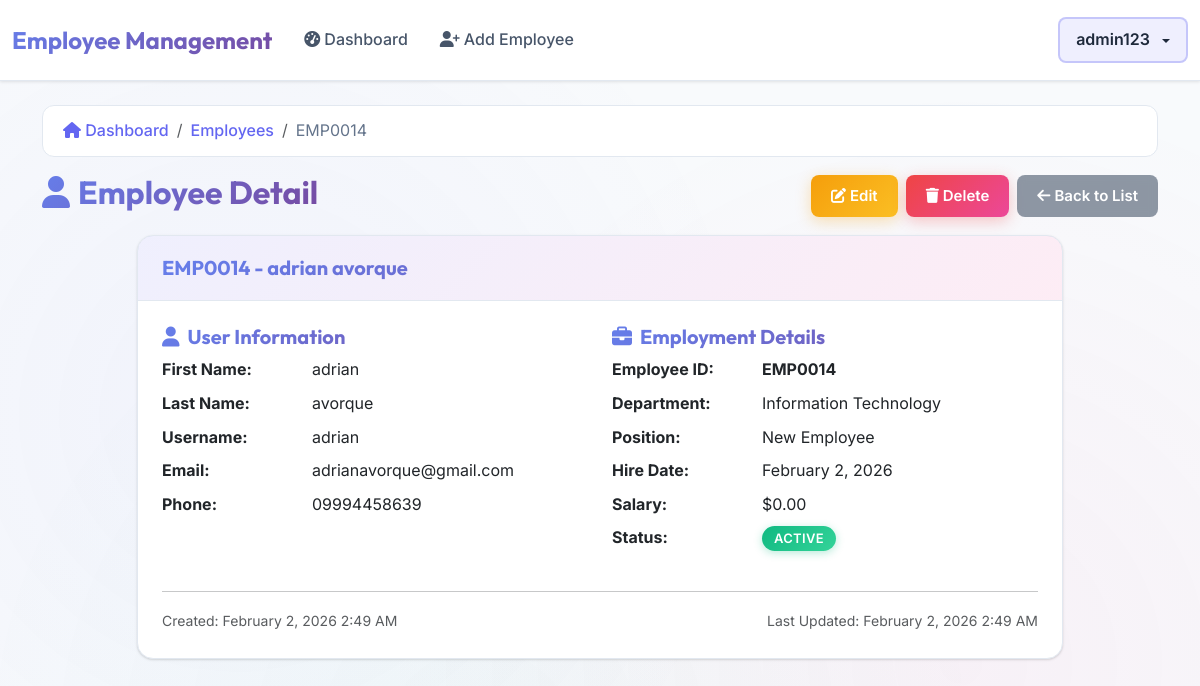
Screenshot of /employees/12/ (signed in) with the database file from the repository.
### employees/models.py (models this page shows, shortened)
class User(AbstractUser):
    ROLE_CHOICES = (
        ('admin', 'Admin'),
        ('employee', 'Employee'),
    )
    role = models.CharField(max_length=10, choices=ROLE_CHOICES, default='employee')
    phone = models.CharField(max_length=15, blank=True)
    def is_admin(self):
        return self.role == 'admin' or self.is_superuser or self.is_staff
    def get_role_display(self):
        if self.is_superuser or self.is_staff or self.role == 'admin':
            return 'Admin'
        return dict(self.ROLE_CHOICES).get(self.role, 'Employee')

class Employee(models.Model):
    DEPARTMENT_CHOICES = (
        ('IT', 'Information Technology'),
        ('HR', 'Human Resources'),
        ('FIN', 'Finance'),
        ('MKT', 'Marketing'),
        ('OPS', 'Operations'),
    )
    STATUS_CHOICES = (
        ('active', 'Active'),
        ('inactive', 'Inactive'),
        ('on_leave', 'On Leave'),
    )
    user = models.OneToOneField(User, on_delete=models.CASCADE, related_name='employee_profile')
    employee_id = models.CharField(max_length=10, unique=True)
    department = models.CharField(max_length=3, choices=DEPARTMENT_CHOICES)
    position = models.CharField(max_length=100)
    hire_date = models.DateField()
    salary = models.DecimalField(max_digits=10, decimal_places=2)
    status = models.CharField(max_length=10, choices=STATUS_CHOICES, default='active')
    address = models.TextField(blank=True)
    created_at = models.DateTimeField(auto_now_add=True)
    updated_at = models.DateTimeField(auto_now=True)
    class Meta:
        ordering = ['-created_at']

### employees/views.py (the view)
# urls.py: path('<int:pk>/', views.employee_detail, name='employee_detail'),
@login_required
@user_passes_test(is_admin)
def employee_detail(request, pk):
    employee = get_object_or_404(Employee, pk=pk)
    return render(request, 'employees/pages/employee_detail.html', {'employee': employee})

### employees/views.py (called while the page is built)
def is_admin(user):
    return user.is_authenticated and (getattr(user, 'role', None) == 'admin' or getattr(user, 'is_superuser', False))

### employees/templates/employees/pages/employee_detail.html (shortened to what this page needs)
{% extends 'employees/templates/base.html' %}
{% block content %}
<div class="container mt-4">
  <nav aria-label="breadcrumb" class="mb-3">
    <ol class="breadcrumb">
      <li class="breadcrumb-item">
        <a href="{% url 'dashboard' %}"><i class="fas fa-home"></i> Dashboard</a>
      </li>
      <li class="breadcrumb-item">
        <a href="{% url 'employee_list' %}">Employees</a>
      </li>
      <li class="breadcrumb-item active" aria-current="page">{{ employee.employee_id }}</li>
    </ol>
  </nav>
  <div class="d-flex justify-content-between align-items-center mb-3">
    <h2 class="gradient-text"><i class="fas fa-user me-2"></i>Employee Detail</h2>
    <div class="d-flex gap-2">
      <a href="{% url 'employee_update' employee.pk %}" class="btn btn-warning">
        <i class="fas fa-edit me-1"></i>Edit
      </a>
      <a href="{% url 'employee_delete' employee.pk %}" class="btn btn-danger">
        <i class="fas fa-trash me-1"></i>Delete
      </a>
      <a href="{% url 'employee_list' %}" class="btn btn-secondary">
        <i class="fas fa-arrow-left me-1"></i>Back to List
      </a>
    </div>
  </div>
  <div class="row justify-content-center">
    <div class="col-md-10">
      <div class="card slide-up">
        <div class="card-header">
          <h5 class="mb-0 gradient-text">{{ employee.employee_id }} - {{ employee.user.get_full_name|default:employee.user.username }}</h5>
        </div>
        <div class="card-body">
          <div class="row">
            <div class="col-md-6">
              <h5 class="gradient-text"><i class="fas fa-user me-2"></i>User Information</h5>
              <dl class="row">
                <dt class="col-sm-4">First Name:</dt>
                <dd class="col-sm-8">{{ employee.user.first_name|default:"Not provided" }}</dd>
                <dt class="col-sm-4">Last Name:</dt>
                <dd class="col-sm-8">{{ employee.user.last_name|default:"Not provided" }}</dd>
                <dt class="col-sm-4">Username:</dt>
                <dd class="col-sm-8">{{ employee.user.username }}</dd>
                <dt class="col-sm-4">Email:</dt>
                <dd class="col-sm-8">{{ employee.user.email|default:"Not provided" }}</dd>
                <dt class="col-sm-4">Phone:</dt>
                <dd class="col-sm-8">{{ employee.user.phone|default:"Not provided" }}</dd>
              </dl>
            </div>
            <div class="col-md-6">
              <h5 class="gradient-text"><i class="fas fa-briefcase me-2"></i>Employment Details</h5>
              <dl class="row">
                <dt class="col-sm-4">Employee ID:</dt>
                <dd class="col-sm-8"><strong>{{ employee.employee_id }}</strong></dd>
                <dt class="col-sm-4">Department:</dt>
                <dd class="col-sm-8">{{ employee.get_department_display }}</dd>
                <dt class="col-sm-4">Position:</dt>
                <dd class="col-sm-8">{{ employee.position }}</dd>
                <dt class="col-sm-4">Hire Date:</dt>
                <dd class="col-sm-8">{{ employee.hire_date|date:"F j, Y" }}</dd>
                <dt class="col-sm-4">Salary:</dt>
                <dd class="col-sm-8">${{ employee.salary|floatformat:2 }}</dd>
                <dt class="col-sm-4">Status:</dt>
                <dd class="col-sm-8">
                  {% if employee.status == 'active' %}
                  <span class="badge bg-success">Active</span>
                  {% elif employee.status == 'inactive' %}
                  <span class="badge bg-danger">Inactive</span>
                  {% elif employee.status == 'on_leave' %}
                  <span class="badge bg-warning">On Leave</span>
                  {% else %}
                  <span class="badge bg-secondary">{{ employee.get_status_display }}</span>
                  {% endif %}
                </dd>
              </dl>
            </div>
          </div>
          <hr />
          <div class="row">
            <div class="col-md-6">
              <small class="text-muted">Created: {{ employee.created_at|date:"F j, Y g:i A" }}</small>
            </div>
            <div class="col-md-6 text-end">
              <small class="text-muted">Last Updated: {{ employee.updated_at|date:"F j, Y g:i A" }}</small>
            </div>
          </div>
        </div>
      </div>
    </div>
  </div>
</div>
{% endblock %}

### employees/templates/employees/organisms/navbar.html (shortened to what this page needs)
<nav class="navbar navbar-expand-lg navbar-dark bg-dark mb-4">
  <div class="container-fluid">
    <a class="navbar-brand" href="{% url 'dashboard' %}">Employee Management</a>
    <div class="collapse navbar-collapse" id="navbarNav">
      <ul class="navbar-nav me-auto">
        {% if user.is_admin or user.is_superuser %}
        <li class="nav-item">
          <a class="nav-link" href="{% url 'dashboard' %}">
            <i class="fas fa-tachometer-alt me-1"></i>Dashboard
          </a>
        </li>
        <li class="nav-item">
          <a class="nav-link" href="{% url 'employee_create' %}">
            <i class="fas fa-user-plus me-1"></i>Add Employee
          </a>
        </li>
        {% else %}
        <li class="nav-item">
          <a class="nav-link" href="{% url 'dashboard' %}">
            <i class="fas fa-user me-1"></i>My Profile
          </a>
        </li>
        {% endif %}
      </ul>
      <ul class="navbar-nav">
        <li class="nav-item dropdown">
          <a
            class="nav-link dropdown-toggle"
            href="#"
            role="button"
            data-bs-toggle="dropdown"
          >
            {{ user.get_full_name|default:user.username }}
          </a>
        </li>
      </ul>
    </div>
  </div>
</nav>

### rows the page displays
User: get_full_name "admin123"
Employee: employee_id "EMP0014", user.get_full_name "adrian avorque", user.first_name "adrian", user.last_name "avorque", user.username "adrian", user.email "adrianavorque@gmail.com", user.phone "09994458639", department "Information Technology", position "New Employee", hire_date "February 2, 2026", salary "0.00", created_at "February 2, 2026 2:49 AM", updated_at "February 2, 2026 2:49 AM"
